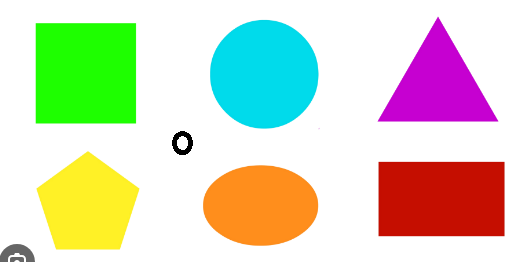
//> input picture resources_opencv/DetectColor1.PNG, 519 x 262 px
$ ./opencv4_open_Shapes_Contour_Detection   (built with g++ and OpenCV 4)
//> lines starting //> are read from the running program, lines starting //| are printed output that depends on the picture; after the words box and inside, x2 and y2 are one past the last pixel; in counts of white or black regions, pixels touching at a corner belong together

#include <opencv2/imgcodecs.hpp>
#include <opencv2/highgui.hpp>
#include <opencv2/imgproc.hpp>
#include <iostream>

void getContures (cv::Mat imgDia, cv::Mat img_shape)
{
    std::vector<std::vector<cv::Point>> contours;
    std::vector<cv::Vec4i> hierarchy;

    cv::findContours (imgDia, contours, hierarchy, cv::RETR_EXTERNAL, cv::CHAIN_APPROX_SIMPLE);
    //  cv::drawContours (img_shape, contours, -1, cv::Scalar (255, 0, 255),2);
    // убираем маленькие обьекты
    for (int i{ 0 }; i < contours.size (); i++) {
        int area = cv::contourArea (contours [i]);
        std::cout << area << "\n";

        std::vector<std::vector<cv::Point>> conPoly (contours.size ());
        std::vector<cv::Rect> boundRect (contours.size ());
        std::string ojectType;

        if (area > 1000) {
            float perimetr = cv::arcLength (contours [i], true);
            cv::approxPolyDP (contours [i], conPoly [i], 0.02 * perimetr, true);
            //  cv::drawContours (img_shape, conPoly, i, cv::Scalar (255, 0, 255),2);
            std::cout << conPoly [i].size () << "\n";

            boundRect [i] = cv::boundingRect (conPoly [i]);
            // cv::rectangle(img_shape,boundRect[i].tl(),boundRect[i].br(),cv::Scalar(0,255,0),2);

            int objCor = (int)conPoly [i].size ();

            if (objCor = 3) {
                ojectType = "Tri";
            };
            if (objCor = 4) {
                ojectType      = "Rect";
                float aspRatio = (float)boundRect [i].width / (float)boundRect [i].height;
                if (aspRatio > 0.95 && aspRatio < 1.05) {
                    ojectType = "Square";
                }
                else {
                    ojectType = "Rect";
                }
            };
            if (objCor > 4) {
                ojectType = "Circle";
            };

            // cv::drawContours (img_shape, conPoly, i, cv::Scalar (255, 0, 255), 2);
            cv::rectangle (img_shape, boundRect [i].tl (), boundRect [i].br (), cv::Scalar (0, 255, 0), 2);
            cv::putText (img_shape, ojectType, { boundRect [i].x, boundRect [i].y - 5 }, cv::FONT_HERSHEY_PLAIN, 1, cv::Scalar (139, 0, 0), 2);
        }
    }
};

int main ()
{
    cv::Mat imgGray, imgBlur, imgCanny, imgDia, imgErode;

    // Open Image
    std::string path_shape = "../resources_opencv/DetectColor1.png";
    cv::Mat img_shape      = cv::imread (path_shape);
//> img_shape is the input picture: 262 rows x 519 cols, CV_8UC3; mean B, G, R 190.6, 216.2, 213.2
    // Prepocessing
    cv::cvtColor (img_shape, imgGray, cv::COLOR_BGRA2GRAY);     // серый
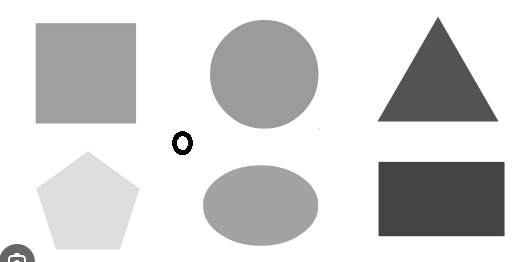
//> imgGray: 262 rows x 519 cols, CV_8UC1; min 0, max 255, mean 212.4
    cv::GaussianBlur (imgGray, imgBlur, cv::Size (5, 5), 5, 0); //
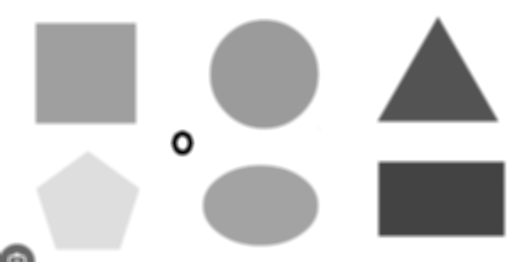
//> imgBlur: 262 rows x 519 cols, CV_8UC1; min 0, max 255, mean 212.4
    cv::Canny (imgBlur, imgCanny, 50, 150);                     // контур
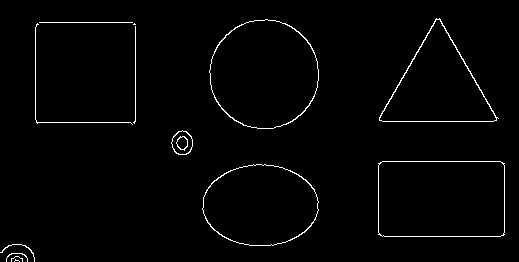
//> imgCanny: 262 rows x 519 cols, CV_8UC1; 1.6% white in thin lines or dots

    cv::Mat kernel = cv::getStructuringElement (cv::MORPH_RECT, cv::Size (5, 5));
    cv::dilate (imgCanny, imgDia, kernel);
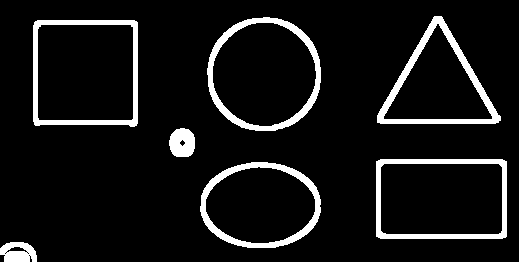
//> imgDia: 262 rows x 519 cols, CV_8UC1; 8.4% white; 7 white regions

    getContures (imgDia, img_shape);
//> in getContures, `cv::findContours (imgDia, contours, hierarchy, cv::RETR_EXTERNAL, cv::..`: contours = 7 contours; box (x1, y1, x2, y2) and area: (33, 20, 138, 127) 10820, (376, 159, 507, 239) 10251, (207, 17, 321, 131) 10200, (200, 162, 321, 248) 8166, (377, 16, 501, 124) 7306, (169, 128, 195, 157) 586, (0, 242, 37, 262) 565
//> the loop in getContures, `for (int i{ 0 }; i < contours.size (); i++)` made 7 passes
//> (area, perimetr, aspRatio) on passes 2, 3, 5, 6, 7: (8166, 346.4, 1.41), (10251, 413.3, 1.72), (10820, 415, 0.99), (10199, 377.6, 0.982), (7306, 390.9, 1.14)
//> area on passes 1, 4: 565, 586
//| 565
//| 8166
//| 8
//| 10251
//| 4
//| 586
//| 10820
//| 4
//| 10199
//| 8
//> (the first 10 of 12 printed lines)
//> pass 2, in getContures, `cv::putText (img_shape, ojectType, { boundRect [i].x, boundRect [i].y ..`:
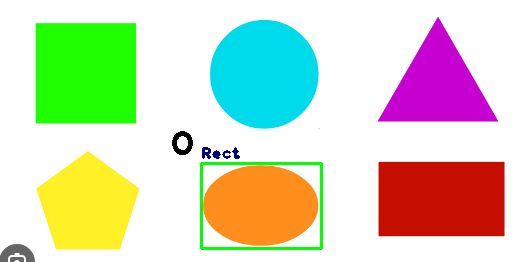
//> img_shape: 262 rows x 519 cols, CV_8UC3; 1.07% of pixels changed, all inside (x1, y1, x2, y2) = (200, 147, 323, 250)
//> pass 3, in getContures, `cv::putText (img_shape, ojectType, { boundRect [i].x, boundRect [i].y ..`:
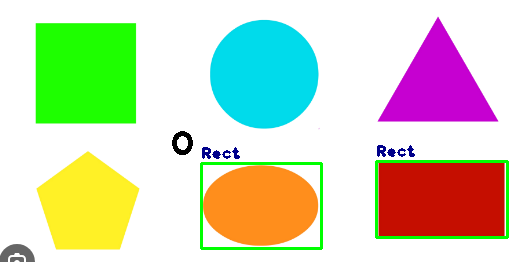
//> img_shape: 262 rows x 519 cols, CV_8UC3; 1.08% of pixels changed, all inside (x1, y1, x2, y2) = (375, 145, 509, 239)
//> after the loop in getContures, `for (int i{ 0 }; i < contours.size (); i++)`:
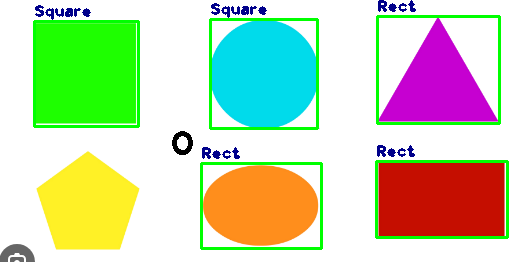
//> img_shape: 262 rows x 519 cols, CV_8UC3; 3.51% of pixels changed, all inside (x1, y1, x2, y2) = (33, 0, 501, 130)

    cv::imshow ("Image_shap", img_shape);
    // [7 lines of commented-out code are left out]
    if (cv::waitKey (0) == 27) {
//> the space key is pressed
        std::cout << "Esc key is pressed by user. Stoppig the show image\n";
        exit;
    }

    return 0;
}

$ run again, with resources_opencv/FaceDetection1.PNG copied over resources_opencv/DetectColor1.PNG
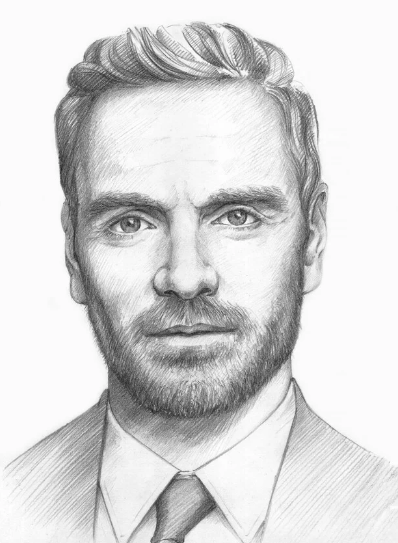
//> input picture resources_opencv/FaceDetection1.PNG, 398 x 543 px
//> img_shape is the input picture: 543 rows x 398 cols, CV_8UC3; mean B, G, R 215.4, 215.1, 215.4
//> `cv::Canny (imgBlur, imgCanny, 50, 150);`:
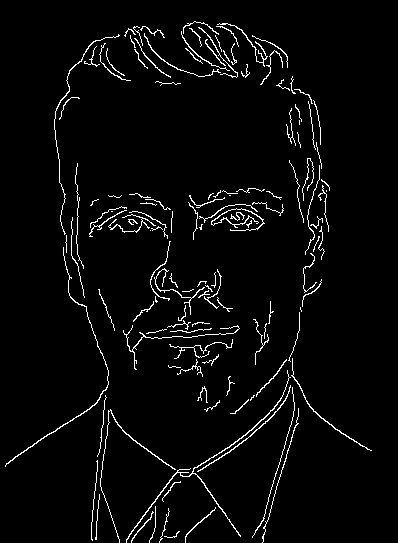
//> imgCanny: 543 rows x 398 cols, CV_8UC1; 3.5% white in thin lines or dots, all inside (x1, y1, x2, y2) = (5, 21, 372, 543)
//> imgDia: 543 rows x 398 cols, CV_8UC1; 17.7% white; 12 white regions
//> contours = 12 contours; largest, box (x1, y1, x2, y2) and area: (3, 19, 374, 543) 23024, (87, 191, 242, 372) 7333, (186, 186, 286, 242) 3232, (166, 337, 235, 379) 1147, (251, 299, 276, 367) 546
//> the loop in getContures, `for (int i{ 0 }; i < contours.size (); i++)` made 12 passes
//> (area, perimetr, aspRatio) on passes 4, 9, 10, 12: (1147, 357.8, 1.64), (7333, 1068.7, 0.856), (3232, 379.9, 1.8), (23024, 5615.7, 0.615)
//> (printed output is left out)
//> after the loop in getContures, `for (int i{ 0 }; i < contours.size (); i++)`:
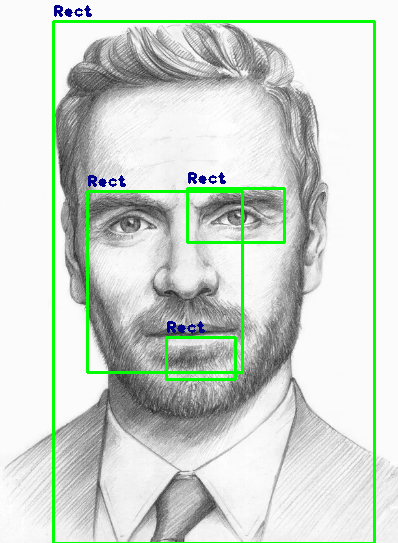
//> img_shape: 543 rows x 398 cols, CV_8UC3; 4.09% of pixels changed, all inside (x1, y1, x2, y2) = (52, 5, 376, 543)
